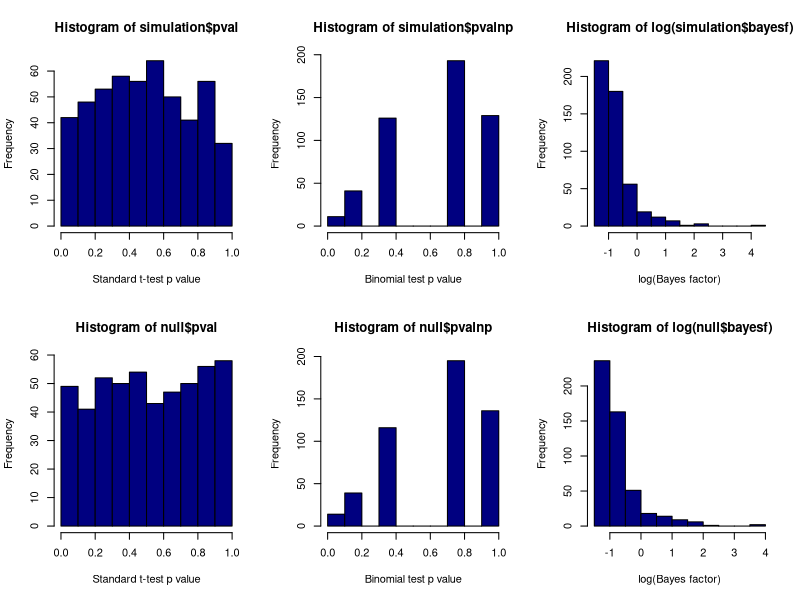
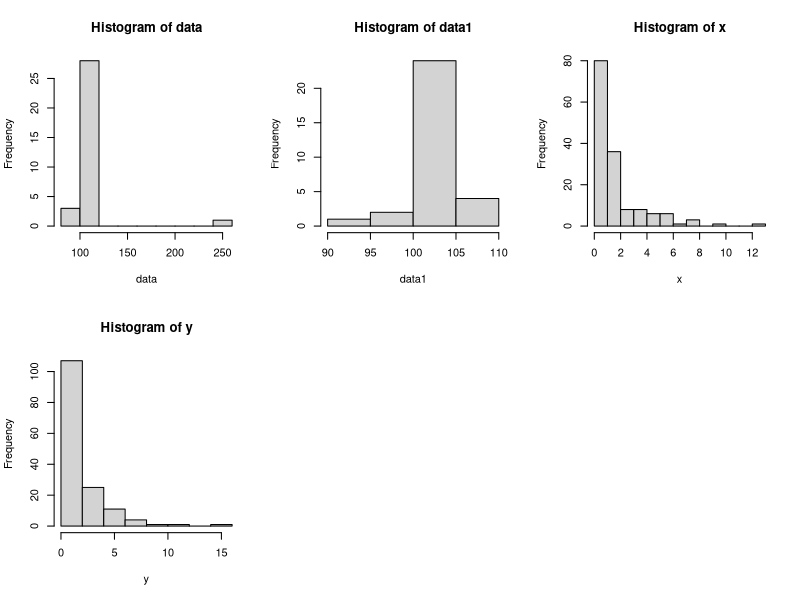
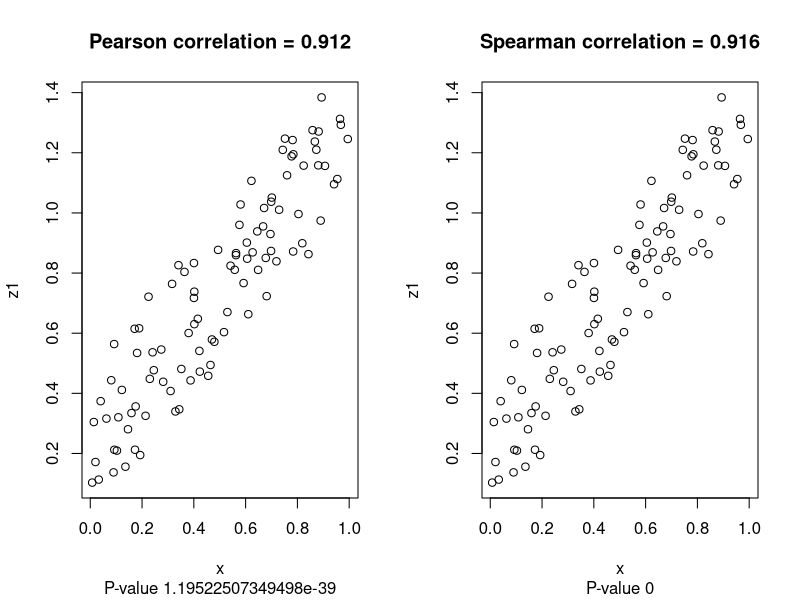
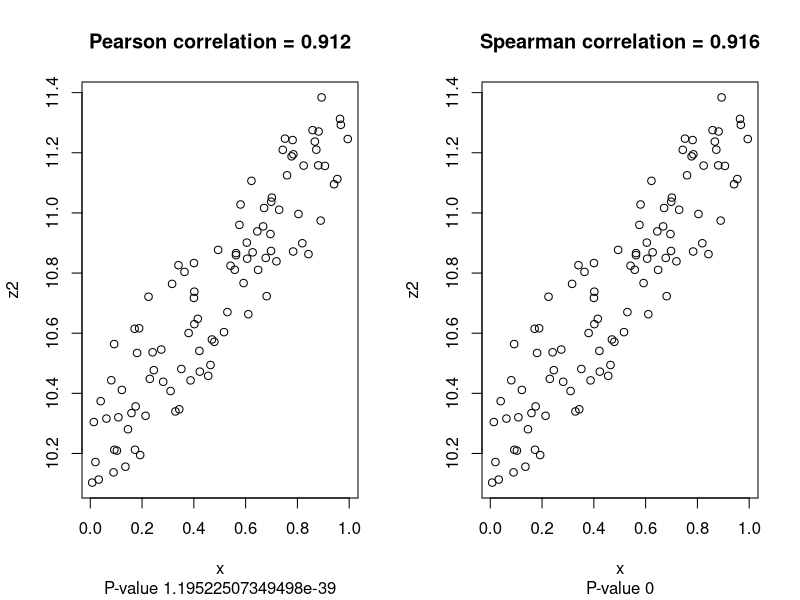
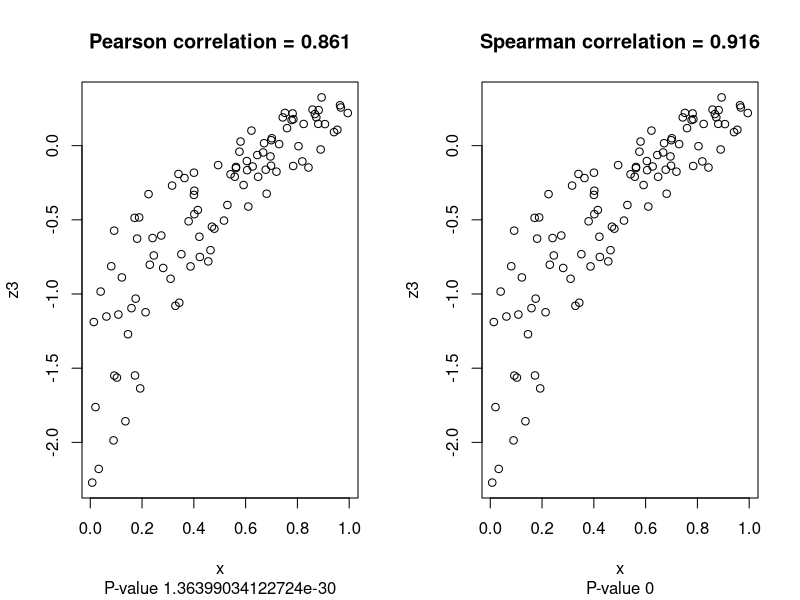
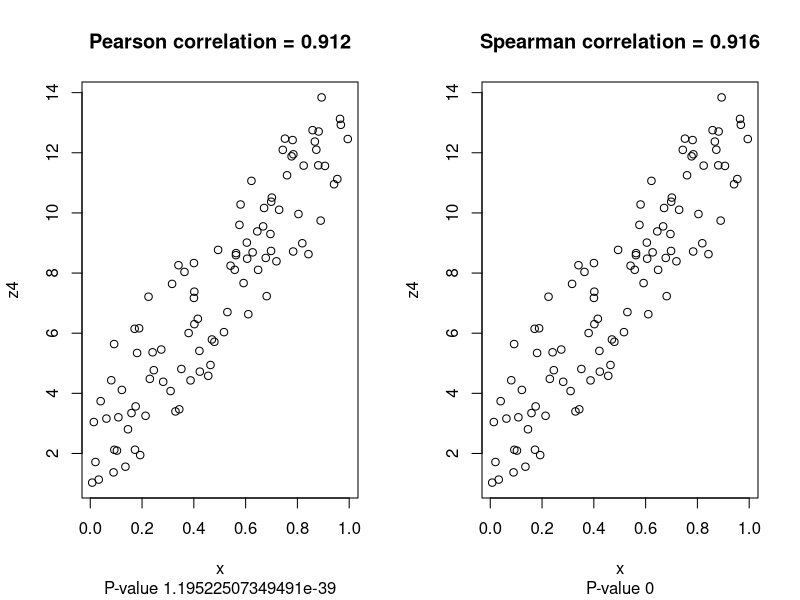
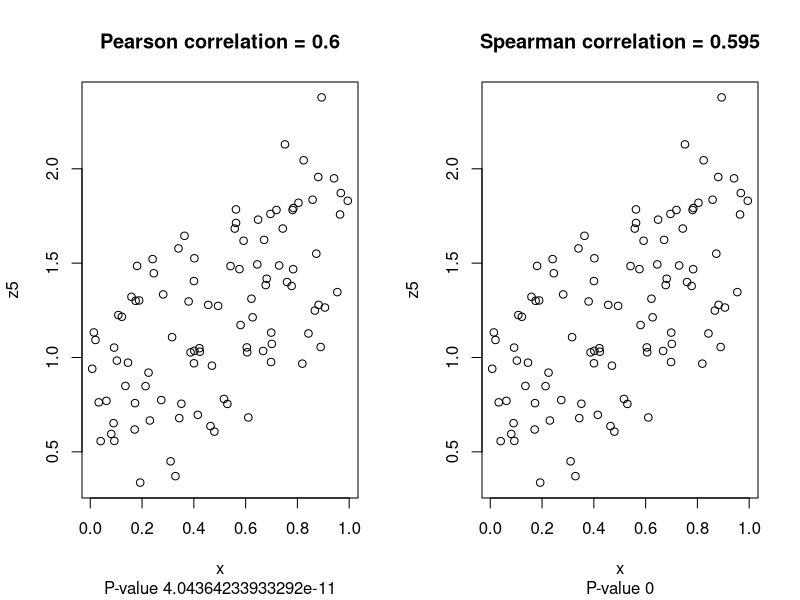

Write the R code that produced these figures, in order.
## ---- chunk 1
knitr::opts_chunk$set(echo = TRUE)
library(BayesFactor)
## ---- chunk 2

set.seed(100)
##this function generates n data points extracts the p/value 
##bayes factor of the one-sample two-sided test for each:
simdata1 <- function(n,mean=.1)
{
  data <- rnorm(n,mean=mean)
  
  c( t.test(data)$p.value,
    binom.test(sum(data>0),n)$p.value,
    exp(ttestBF(data)@bayesFactor$bf)) 
  ##exponentiate because bf is stored as a log and so 0 is unbiased.
  
}

runs <- 500
##this simulates 1000 experiments:
null <- data.frame(pval=rep(NA,runs),
                           pvalnp=rep(NA,runs),
                           bayesf=rep(NA,runs))

##this simulates 1000 experiments:
simulation <- data.frame(pval=rep(NA,runs),
                           pvalnp=rep(NA,runs),
                           bayesf=rep(NA,runs))
n<-10   ##this is how many samples are drawn in each experiment
for(i in 1:runs)
{
  simulation[i,] <- simdata1(n)
  null[i,] <- simdata1(n,0)
}

## ---- chunk 3
## This determines how many of the cases produce a significant result.
##
par(mfrow=c(2,3))
hist(simulation$pval,col="navy",xlab="Standard t-test p value")
hist(simulation$pvalnp,col="navy",xlab="Binomial test p value")
hist(log(simulation$bayesf),col="navy", xlab="log(Bayes factor)")
hist(null$pval,col="navy",xlab="Standard t-test p value")
hist(null$pvalnp,col="navy",xlab="Binomial test p value")
hist(log(null$bayesf),col="navy", xlab="log(Bayes factor)")
## ---- chunk 4
mean(simulation$pval <.05)
mean(simulation$pvalnp < .05)
mean(simulation$bayesf > 2)
mean(simulation$bayesf< (-2))
## ---- chunk 5
mean(null$pval <.05)
mean(null$pvalnp < .05)
mean(null$bayesf   >2 )  #evidence for the alternative
mean(null$bayesf < (-2)) ##evidence for the null?
## ---- chunk 6
m <-c()
simdata1(50)
m <-c(mean(simulation$pval<0.05),m)
m <-c(mean(simulation$pvalnp<0.05),m)
m <-c(mean(simulation$bayes>2),m)
m
m1 <-c()
simdata1(500)
m1 <-c(mean(simulation$pval<0.05),m1)
m1 <-c(mean(simulation$pvalnp<0.05),m1)
m1 <-c(mean(simulation$bayes>2),m1)
m1
m2 <-c()
simdata1(5000)
m2 <-c(mean(simulation$pval<0.05),m2)
m2 <-c(mean(simulation$pvalnp<0.05),m2)
m2 <-c(mean(simulation$bayes>2),m2)
m2
m3 <-c()
simdata1(10000)
m3 <-c(mean(simulation$pval<0.05),m3)
m3 <-c(mean(simulation$pvalnp<0.05),m3)
m3 <-c(mean(simulation$bayes>2),m3)
m3
m4<-c()
simdata1(1000)
m4 <-c(mean(simulation$pval<0.05),m4)
m4 <-c(mean(simulation$pvalnp<0.05),m4)
m4 <-c(mean(simulation$bayes>2),m4)
m4
## ---- chunk 7
data <- c(101,103,99,92,110,105,103,102,104,106,101,
          101,101,102,103,101,99,104,105,102,102,103,
          245,103,107,101,103,108,104,101,101,102)

hist(data)
##one-sample t-test by hand:

mu <- mean(data)
mu
sd <- sd(data)
sd
se <- sd/sqrt(length(data))
se
t <- mu/se
t
1-pt(t,32)
#(1- pt(t,32))*2


t.test(data,alternative = "greater")

## ---- chunk 8
data1 <- c(101,103,99,92,110,105,103,102,104,106,101,
          101,101,102,103,101,99,104,105,102,102,103,
          103,107,101,103,108,104,101,101,102)
hist(data1)

##one-sample t-test by hand:

mu <- mean(data1)
mu
sd <- sd(data1)
sd
se <- sd/sqrt(length(data1))
se
t <- mu/se
t
1-pt(t,31)
#(1- pt(t,32))*2


t.test(data1,alternative = "greater")

## ---- chunk 9
x <- rnorm(20)
y <- sort(x)
wilcox.test(x,y,exact=F)
wilcox.test(x,y, paired = TRUE,exact=F)
## ---- chunk 10
#Repeated 5 times
library(BayesFactor)
x <- rnorm(150)
y <- rnorm(150) + .3
t.test(x,y,alternative = "greater")
wilcox.test(x,y,alternative="greater",exact = F)
ttestBF(x,y,alternative="greater")
## ---- chunk 11
x1 <- rnorm(150)
y1 <- rnorm(150) + .3
x <- exp(x1)
y <- exp(y1)
hist(x)
hist(y)
t.test(x,y,alternative = "greater")
wilcox.test(x,y,alternative="greater",exact = F)
ttestBF(x,y,alternative="greater")
## ---- chunk 12
x <- rnorm(150)
y <- rnorm(150) + .3
t.test(x,y,alternative = "greater", paired = TRUE)
wilcox.test(x,y,alternative="greater",exact = F, paired = TRUE)
ttestBF(x,y,alternative="greater", paired = TRUE)
## ---- chunk 13
x <- runif(100)
y <- runif(100)

z <- x + .5*y
z1 <- z
z2 <- z+10
z3 <- log(z)
z4 <- z*10
z5 <- z + runif(100)
## ---- chunk 14
cor.test(x,z1, method = "pearson")
cor.test(x,z2, method = "pearson")
cor.test(x,z3, method = "pearson")
cor.test(x,z4, method = "pearson")
cor.test(x,z5, method = "pearson")

cor.test(x,z1, method = "spearman")
cor.test(x,z2, method = "spearman")
cor.test(x,z3, method = "spearman")
cor.test(x,z4, method = "spearman")
cor.test(x,z5, method = "spearman")


#Bayes factor for correlation
correlationBF(x,z1)
correlationBF(x,z2)
correlationBF(x,z3)
correlationBF(x,z4)
correlationBF(x,z5)

par(mfrow=c(1,2))
test <- cor.test(x,z1,method = "pearson")

plot(x,z1, main= paste("Pearson correlation =",round(test$estimate,3)), sub = paste("P-value",test$p.value))
test <- cor.test(x,z1,method = "spearman")
plot(x,z1, main= paste("Spearman correlation =",round(test$estimate,3)), sub = paste("P-value",test$p.value))

par(mfrow=c(1,2))
test <- cor.test(x,z2,method = "pearson")
plot(x,z2, main= paste("Pearson correlation =",round(test$estimate,3)), sub = paste("P-value",test$p.value))
test <- cor.test(x,z2,method = "spearman")
plot(x,z2, main= paste("Spearman correlation =",round(test$estimate,3)), sub = paste("P-value",test$p.value))

par(mfrow=c(1,2))
test <- cor.test(x,z3,method = "pearson")
plot(x,z3, main= paste("Pearson correlation =",round(test$estimate,3)), sub = paste("P-value",test$p.value))
test <- cor.test(x,z3,method = "spearman")
plot(x,z3, main= paste("Spearman correlation =",round(test$estimate,3)), sub = paste("P-value",test$p.value))

par(mfrow=c(1,2))
test <- cor.test(x,z4,method = "pearson")
plot(x,z4, main= paste("Pearson correlation =",round(test$estimate,3)), sub = paste("P-value",test$p.value))
test <- cor.test(x,z4,method = "spearman")
plot(x,z4, main= paste("Spearman correlation =",round(test$estimate,3)), sub = paste("P-value",test$p.value))

par(mfrow=c(1,2))
test <- cor.test(x,z5,method = "pearson")
plot(x,z5, main= paste("Pearson correlation =",round(test$estimate,3)), sub = paste("P-value",test$p.value))
test <- cor.test(x,z5,method = "spearman")
plot(x,z5, main= paste("Spearman correlation =",round(test$estimate,3)), sub = paste("P-value",test$p.value))
